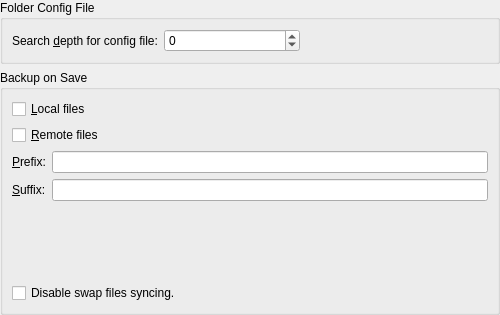
<?xml version="1.0" encoding="UTF-8"?>
<ui version="4.0">
 <class>OpenSaveConfigAdvWidget</class>
 <widget class="QWidget" name="OpenSaveConfigAdvWidget">
  <property name="geometry">
   <rect>
    <x>0</x>
    <y>0</y>
    <width>500</width>
    <height>315</height>
   </rect>
  </property>
  <layout class="QVBoxLayout">
   <property name="margin">
    <number>0</number>
   </property>
   <item>
    <widget class="QGroupBox" name="gbConfigFile">
     <property name="title">
      <string>Folder Config File</string>
     </property>
     <layout class="QVBoxLayout">
      <item>
       <layout class="QHBoxLayout">
        <property name="margin">
         <number>0</number>
        </property>
        <item>
         <widget class="QLabel" name="label">
          <property name="text">
           <string>Search &amp;depth for config file:</string>
          </property>
          <property name="buddy">
           <cstring>sbConfigFileSearchDepth</cstring>
          </property>
         </widget>
        </item>
        <item>
         <widget class="KIntSpinBox" name="sbConfigFileSearchDepth">
          <property name="whatsThis">
           <string>The editor will search the given number of folder levels upwards for a .kateconfig file and load the settings line from it.</string>
          </property>
          <property name="specialValueText">
           <string>Do not use config file</string>
          </property>
          <property name="minimum">
           <number>-1</number>
          </property>
          <property name="maximum">
           <number>64</number>
          </property>
         </widget>
        </item>
        <item>
         <spacer>
          <property name="orientation">
           <enum>Qt::Horizontal</enum>
          </property>
          <property name="sizeHint" stdset="0">
           <size>
            <width>1</width>
            <height>0</height>
           </size>
          </property>
         </spacer>
        </item>
       </layout>
      </item>
     </layout>
    </widget>
   </item>
   <item>
    <widget class="QGroupBox" name="gbBackup">
     <property name="whatsThis">
      <string>&lt;p&gt;Backing up on save will cause Kate to copy the disk file to '&amp;lt;prefix&amp;gt;&amp;lt;filename&amp;gt;&amp;lt;suffix&amp;gt;' before saving changes.&lt;p&gt;The suffix defaults to &lt;strong&gt;~&lt;/strong&gt; and prefix is empty by default.</string>
     </property>
     <property name="title">
      <string>Backup on Save</string>
     </property>
     <layout class="QFormLayout" name="formLayout">
      <property name="fieldGrowthPolicy">
       <enum>QFormLayout::ExpandingFieldsGrow</enum>
      </property>
      <item row="0" column="0" colspan="2">
       <widget class="QCheckBox" name="chkBackupLocalFiles">
        <property name="whatsThis">
         <string>If this option is enabled, backups for local files will be created when saving.</string>
        </property>
        <property name="text">
         <string>&amp;Local files</string>
        </property>
       </widget>
      </item>
      <item row="1" column="0" colspan="2">
       <widget class="QCheckBox" name="chkBackupRemoteFiles">
        <property name="whatsThis">
         <string>If this option is enabled, backups for remote files will be created when saving.</string>
        </property>
        <property name="text">
         <string>&amp;Remote files</string>
        </property>
       </widget>
      </item>
      <item row="2" column="0">
       <widget class="QLabel" name="label_5">
        <property name="text">
         <string>&amp;Prefix:</string>
        </property>
        <property name="buddy">
         <cstring>edtBackupPrefix</cstring>
        </property>
       </widget>
      </item>
      <item row="2" column="1">
       <widget class="KLineEdit" name="edtBackupPrefix">
        <property name="whatsThis">
         <string>Enter the prefix to prepend to the backup file names.</string>
        </property>
       </widget>
      </item>
      <item row="3" column="0">
       <widget class="QLabel" name="label_6">
        <property name="text">
         <string>&amp;Suffix:</string>
        </property>
        <property name="buddy">
         <cstring>edtBackupSuffix</cstring>
        </property>
       </widget>
      </item>
      <item row="3" column="1">
       <widget class="KLineEdit" name="edtBackupSuffix">
        <property name="whatsThis">
         <string>Enter the suffix to append to the backup file names.</string>
        </property>
       </widget>
      </item>
      <item row="5" column="1">
       <spacer>
        <property name="orientation">
         <enum>Qt::Vertical</enum>
        </property>
        <property name="sizeHint" stdset="0">
         <size>
          <width>0</width>
          <height>1</height>
         </size>
        </property>
       </spacer>
      </item>
      <item row="4" column="0">
       <spacer name="verticalSpacer">
        <property name="orientation">
         <enum>Qt::Vertical</enum>
        </property>
        <property name="sizeHint" stdset="0">
         <size>
          <width>20</width>
          <height>40</height>
         </size>
        </property>
       </spacer>
      </item>
      <item row="6" column="0" colspan="2">
       <widget class="QCheckBox" name="chkNoSync">
        <property name="text">
         <string>Disable swap files syncing.</string>
        </property>
       </widget>
      </item>
     </layout>
    </widget>
   </item>
  </layout>
 </widget>
 <customwidgets>
  <customwidget>
   <class>KIntSpinBox</class>
   <extends>QSpinBox</extends>
   <header>knuminput.h</header>
  </customwidget>
  <customwidget>
   <class>KLineEdit</class>
   <extends>QLineEdit</extends>
   <header>klineedit.h</header>
  </customwidget>
 </customwidgets>
 <resources/>
 <connections/>
</ui>
